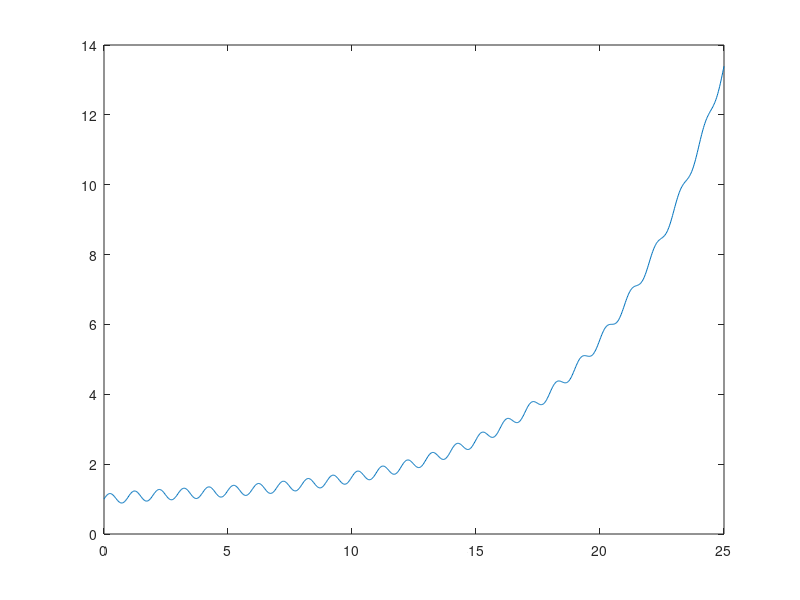

The MATLAB source for this figure: (Note: this script raises an error after producing the figure.)
clear all; close all; clc;
%Assignment 2 Problem 1
tmax=25; %max time
dt=tmax/1000;% sampling width or delta t
t=0:dt:tmax; % vector (array) of time samples

%set parameters
T0=1; % initial temp
tp=1; % tau p
tw=5; % tau w
A=0.1; % A value
B=1.0; % B value
C=1.0; % C value
w=2*pi; % omega
% set D for initial condition
D=T0-A*tw/(tp+tw)-B-C/(1+tp^2*w^2);

% temperature solution
T=D*exp(-t/tp)+A*tw*exp(t/tw)/(tp+tw)+C*(cos(w*t)+tp*w*sin(w*t))/(1+tp^2*w^2)+B;

% plot temperature
plot(t,T);
yline([1.5*T0,3*T0,4*T0])
grid on;
